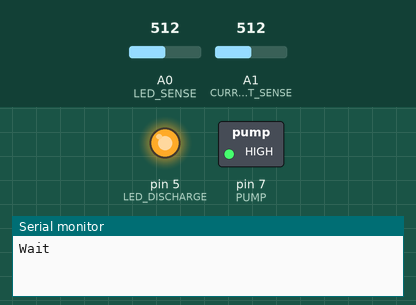
This sketch was run on a simulated Arduino Uno, built with avr-gcc and run on an emulated ATmega328P. On the bench: switched loads named in the sketch (green lamp = pin HIGH), output pins drawn as LEDs (lit = HIGH), the last lines printed to the serial monitor. The test bench sets the inputs (shaded band); at power-on: A0 (LED_SENSE) = 512, A1 (CURRENT_SENSE) = 512. Sleep ends after the set time or at an interrupt. At 3.0 s the program stops and its outputs stay as they are.

Above: at 0.1 s.
At 2.1 s:
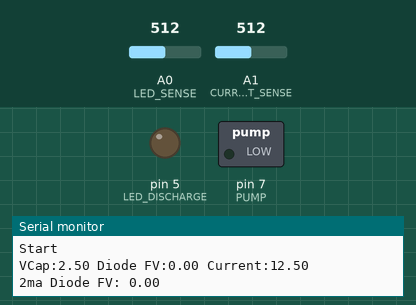
Timing chart, 0 to 3.6 s (numbered marks = the images above):
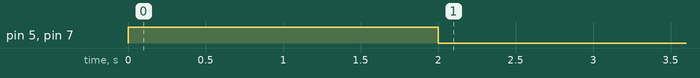

The sketch:

arduino-diode-forward-voltage.ino
```cpp
// original code from https://www.lightofdawn.org/blog/?viewDetailed=00187#prettyPhoto
// small edits to stop a loop
// now stops when the cap has no more voltage
// changed the input and output pins so it can be used via a shield more easily

#include <avr/sleep.h>

// Measure LED forward voltage
// Measure by measuring residual voltage
// This one is accurate to +/- 0.05V

#define PUMP 7
#define LED_DISCHARGE 5
#define LED_SENSE A0
#define CURRENT_SENSE A1

#define CURRENT_RESISTANCE 200 // in ohm
#define FWD_CURRENT 20 // in mA
#define CAP 470 // in uF
#define CURRENT_THRESHOLD 1 // in mA

int current_state = 0;
float ma_diode_fv;

void setup() {
  pinMode(PUMP, OUTPUT);
  pinMode(LED_DISCHARGE, OUTPUT);
  pinMode(LED_SENSE, INPUT);
  pinMode(CURRENT_SENSE, INPUT);

  Serial.begin(9600);
  Serial.println("Wait");

  digitalWrite(PUMP, HIGH); // charge
  digitalWrite(LED_DISCHARGE, HIGH); // block
  delay(2000);
  Serial.println("Start");

}


void loop() {
  int led_sense = analogRead(LED_SENSE);
  int current_sense = analogRead(CURRENT_SENSE);
  int prev_sense;
  int prev_millis = millis();

  digitalWrite(PUMP, LOW); // discharge
  digitalWrite(LED_DISCHARGE, LOW); // unblock
  delay(3);

  //  Serial.println("VCap VLed VRes IRes ICap");

  while (1) {
    current_sense = analogRead(CURRENT_SENSE);
    prev_sense = led_sense;
    led_sense = analogRead(LED_SENSE);

    // calc expected current
    long now = millis();
    long dt = (now - prev_millis);
    prev_millis = now;

    // both in mA
    float mea_current = (adc_to_voltage(current_sense) / CURRENT_RESISTANCE) * 1000;
    float calc_current = CAP * adc_to_voltage(prev_sense - led_sense) / dt;

        Serial.print("VCap:");
        Serial.print(adc_to_voltage(led_sense)); //vcap
        Serial.print(" ");
    Serial.print("Diode FV:");
    float diode_fv = adc_to_voltage(led_sense -current_sense);
    Serial.print(diode_fv); //vled
    Serial.print(" ");
    //    Serial.print("VRes:");
    //    Serial.print(adc_to_voltage(current_sense)); //vres
    //    Serial.print(" ");
    Serial.print("Current:");
    Serial.println(mea_current); //Ires
    if (mea_current <= 3 && current_state == 0) {
      //      int mea_final = mea_current;
      ma_diode_fv = diode_fv;
//      ma_diode_fv = 5;
      current_state = 1;
    }
    //    Serial.print(" ");
    //    Serial.print("ICap:");
    //    Serial.println(calc_current);
    if (mea_current < CURRENT_THRESHOLD or adc_to_voltage(led_sense) < 0.01 or calc_current < 0.01 ) break;
    delay(3);
  }

  Serial.print("2ma Diode FV: ");
  Serial.println(ma_diode_fv);

  delay(1000);
  cli();
  sleep_enable();
  sleep_cpu();
}

float adc_to_voltage(int adc) {
  return adc * 5.0 / 1024;
}
```

Measured:
- by itself, pin 5 (LED_DISCHARGE), pin 7 (PUMP): HIGH → LOW at 2.0 s
